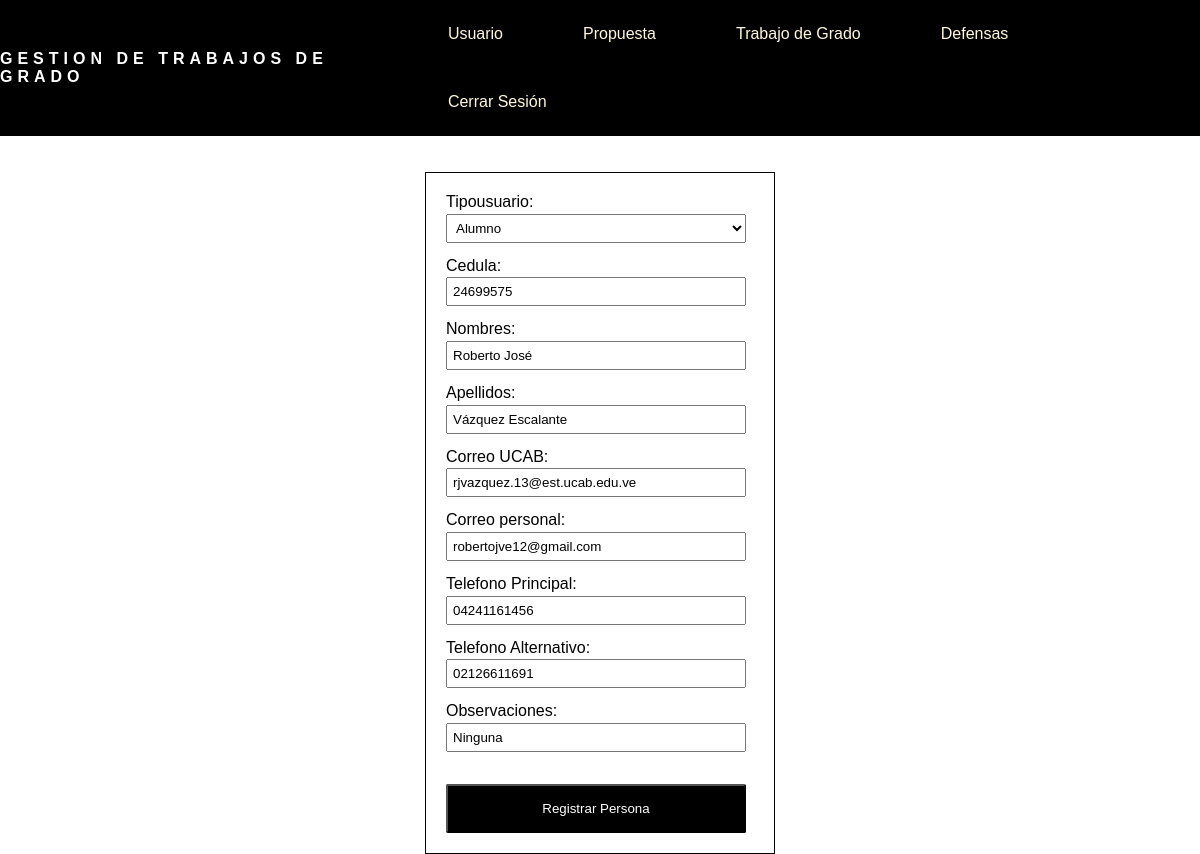
Page /24699575/editarpersona (signed in) on the committed database.
### gestionusuarios/models.py (models this page shows, shortened)
class Persona(models.Model):
    Tipousuario = models.ForeignKey(Tipo, null=True, on_delete=models.CASCADE)
    Cedula = models.CharField(unique=True, max_length=9)
    Nombres = models.CharField(max_length=40)
    Apellidos = models.CharField(max_length=40)
    Correoucab = models.CharField(blank=True, max_length=45)
    Correopersonal = models.CharField(max_length=45)
    TelefonoPrincipal = models.CharField(max_length=11)
    TelefonoSecundario = models.CharField(max_length=11)
    Observaciones = models.CharField(max_length=200)

### gestionusuarios/views.py (the view)
# urls.py: path('<int:idpersona>/editarpersona', views.editar_persona, name='editar_persona'),
def editar_persona(request, idpersona):
    if request.user.is_authenticated:
        p = Persona.objects.get(Cedula=idpersona)
        if request.method == 'GET':
            form = UsuarioForm(instance=p)
        else:
            form = UsuarioForm(request.POST, instance=p)
            if form.is_valid():
                form.save()
            return redirect('/consultarpersona')
        return render(request, "gestionusuarios/nuevapersona.html", {'form': form})
    return redirect('/login')

### gestionusuarios/models.py (called while the page is built)
    def __str__(self):
        return self.Nombretipo

### gestionusuarios/templates/gestionusuarios/nuevapersona.html (shortened to what this page needs)
{% load static %}
<head>
    <link rel="stylesheet" href="{% static 'gestionusuarios/styles/nav.css' %}">
    <link rel="stylesheet" href="{% static 'gestionusuarios/styles/formulario.css' %}">
</head>
{% block content %}
<nav>
    <div class="logo">
        <h4>GESTION DE TRABAJOS DE GRADO</h4>
    </div>
    <ul class="nav-links">
        <li><a href="nuevo">Usuario</a>
        </li>
        <li><a href="">Propuesta</a>
        </li>
        <li><a href="">Trabajo de Grado</a>
        </li>
        <li><a href="">Defensas</a>
        </li>
        <li><a href="/logout">Cerrar Sesión</a></li>
    </ul>
</nav>
<div id="persona">
    <form method="POST">
        {{ form.as_p }}
        <br>
        <button type="submit" class="btn btn-color">Registrar Persona</button>
    </form>
</div>
{% endblock %}

### gestionusuarios/static/gestionusuarios/styles/nav.css (style rules this page uses)
* { margin: 0px; padding: 0px; box-sizing: border-box; }
nav { display: flex; justify-content: space-around; align-items: center; min-height: 10vh; background-color: black; color: white; font-family: Arial, Helvetica, sans-serif; }
.logo { text-transform: uppercase; letter-spacing: 5px; }
ul { list-style: none; }
.nav-links a { background-color: black; color: cornsilk; text-decoration: none; padding: 25px 40px; display: block; }
.nav-links > li { float: left; }

### gestionusuarios/static/gestionusuarios/styles/formulario.css (style rules this page uses)
#persona { margin: 0 auto; width: 350px; font-family: Arial, Helvetica, sans-serif; background-color: white; padding: 20px; border: solid 1px black; }
.btn { width: 300px; border-radius: 2px; display: inline-block; padding: 15px 15px; font-family: Arial, Helvetica, sans-serif; }
.btn-color { color: white; background-color: black; }
.form-control { width: 300px; padding: 5px; margin: .2em 0 14 0; }

### rows in the picture
Persona: Tipousuario "Alumno", Cedula "24699575", Nombres "Roberto José", Apellidos "Vázquez Escalante", Correoucab "rjvazquez.13@est.ucab.edu.ve", Correopersonal "robertojve12@gmail.com", TelefonoPrincipal "04241161456", TelefonoSecundario "02126611691", Observaciones "Ninguna"
